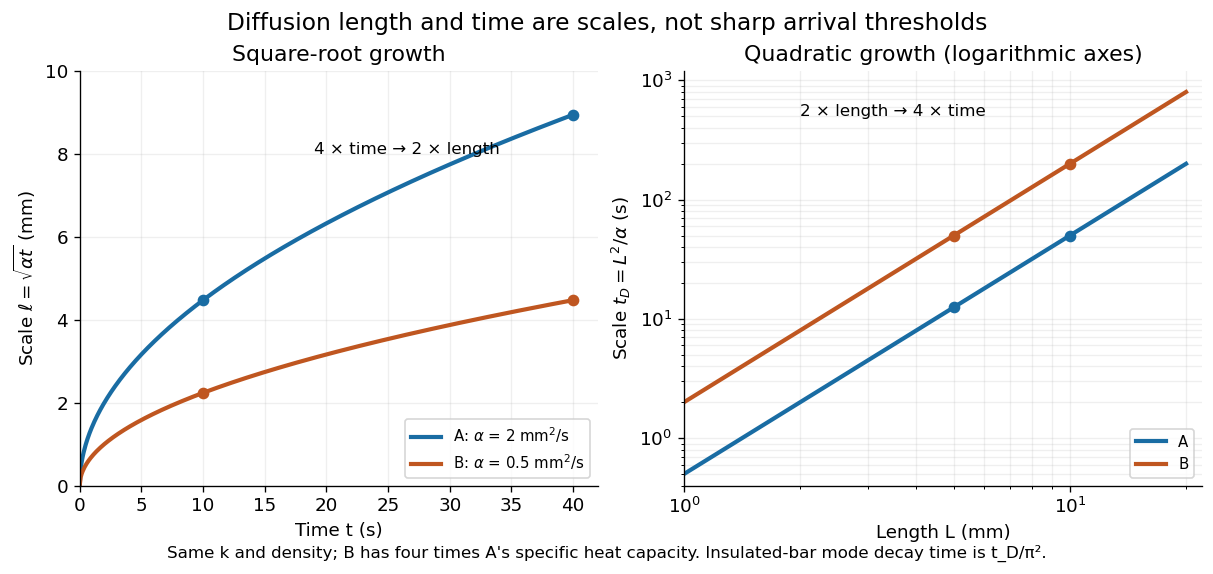

This chart was generated by the following Python code:
"""Original square-root length and quadratic time scales; run from _media. Tested with Python 3.14."""

from pathlib import Path

import matplotlib.pyplot as plt
import numpy as np


def main():
    plt.rcParams.update({"font.size": 11, "axes.spines.top": False, "axes.spines.right": False})
    times = np.linspace(0, 40, 501)
    lengths = np.geomspace(1e-3, 2e-2, 301)
    fig, axes = plt.subplots(1, 2, figsize=(10, 4.5), layout="constrained")
    fig.suptitle("Diffusion length and time are scales, not sharp arrival thresholds", fontsize=14)
    for alpha, color, letter in zip((2e-6, 5e-7), ("#196ca3", "#bf5620"), ("A", "B")):
        label = rf"{letter}: $\alpha$ = {alpha * 1e6:g} mm$^2$/s"
        axes[0].plot(times, np.sqrt(alpha * times) * 1000, color=color, lw=2.5, label=label)
        axes[1].loglog(lengths * 1000, lengths**2 / alpha, color=color, lw=2.5, label=letter)
        axes[0].scatter([10, 40], np.sqrt(alpha * np.array([10, 40])) * 1000, color=color, zorder=3)
        axes[1].scatter([5, 10], np.array([0.005, 0.010]) ** 2 / alpha, color=color, zorder=3)
    axes[0].annotate("4 × time → 2 × length", (19, 8), fontsize=10)
    axes[1].annotate("2 × length → 4 × time", (2, 500), fontsize=10)
    axes[0].set(xlabel="Time t (s)", ylabel=r"Scale $\ell=\sqrt{\alpha t}$ (mm)", title="Square-root growth", xlim=(0, 42), ylim=(0, 10))
    axes[1].set(xlabel="Length L (mm)", ylabel=r"Scale $t_D=L^2/\alpha$ (s)", title="Quadratic growth (logarithmic axes)", xlim=(1, 22), ylim=(0.4, 1200))
    for axis in axes:
        axis.grid(alpha=0.2, which="both")
        axis.legend(loc="lower right", fontsize=9)
    fig.text(0.5, -0.02, "Same k and density; B has four times A's specific heat capacity. Insulated-bar mode decay time is t_D/π².", ha="center", fontsize=10)
    fig.savefig(Path.cwd() / (Path(__file__).stem + ".png"), dpi=120, facecolor="white", transparent=False, bbox_inches="tight")
    plt.close(fig)


if __name__ == "__main__":
    main()
